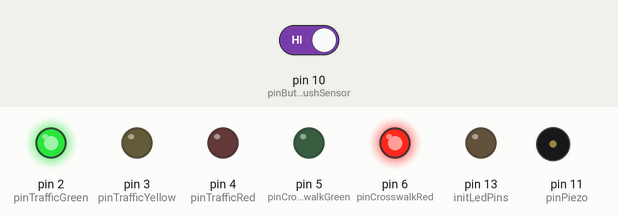
Simulated run of this sketch. Board: Arduino Uno, built with avr-gcc and run on an emulated ATmega328P. Parts: output pins drawn as LEDs (lit = HIGH), buzzer (waves = sounding). Dashed ring = blinking. Inputs (shaded band) come from the test bench; at power-on: pin 10 (pinButtonPushSensor) HIGH.

Above: at 4.8 s.
4.9 s: pin 10 (pinButtonPushSensor) driven LOW
At 7.2 s:
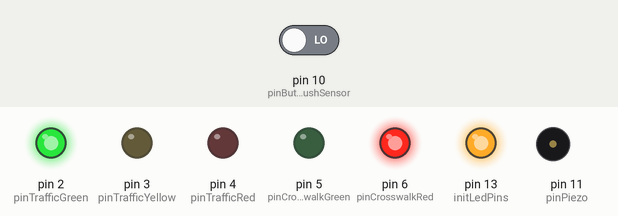
At 8.7 s:
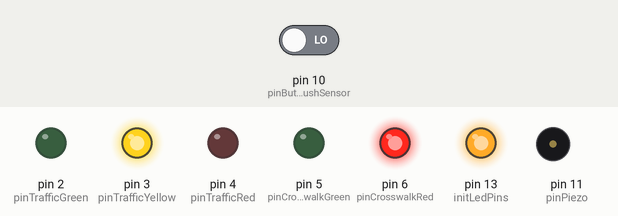
16.9 s: pin 10 (pinButtonPushSensor) driven HIGH
At 19.5 s:
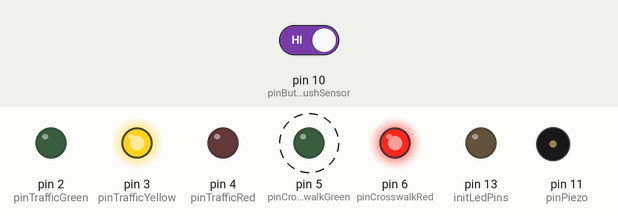
Timing chart, 0 to 26.5 s (numbered marks = the images above; inputs shaded):
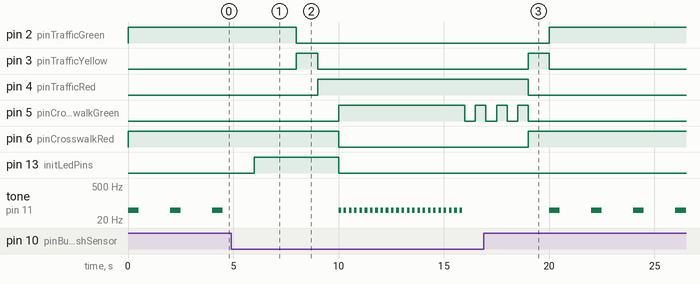

The sketch:

arduino-traffic-light.ino
```cpp
// First, we set up variables to refer to each digital pin
const int pinTrafficGreen = 2;
const int pinTrafficYellow = 3;
const int pinTrafficRed = 4;
const int pinCrosswalkGreen = 5;
const int pinCrosswalkRed = 6;
const int pinButtonPushSensor = 10;
const int pinPiezo = 11;

/* We initialize the leds and set the sensor pin to a internal pull up resistor and then we initialize the system state */
void setup()
{
    // Initialize the led pins as Outputs
    initLedPins();

    // Initialize the sensor pin as a internal pull up resistor
    pinMode(pinButtonPushSensor, INPUT_PULLUP);

    // Initialize the system state
    initializeOblig();
}

void loop()
{
    // Check if the button is pressed
    int buttonState = digitalRead(pinButtonPushSensor);
	if (buttonState == LOW) {
        // If Button is pressed, cycle the lights
        pushCrosswalkButton();
    }
    else{
        // Beep for zero point five seconds and sleep for one second
        piezoBeepCycle(500);
        delay(500);
        delay(500);
    }
}

/* Test that the piezo works in isolation */
void testPiezo() {
    tone(pinPiezo, 1000, 500);
}


/* Test at all the Leds can be turned on */
void testLeds() {
    digitalWrite(pinTrafficGreen, HIGH);
    digitalWrite(pinTrafficYellow, HIGH);
    digitalWrite(pinTrafficRed, HIGH);
    digitalWrite(pinCrosswalkGreen, HIGH);
    digitalWrite(pinCrosswalkRed, HIGH);
}

/* Test cycling the traffic light */
void testTrafficLight() {
    cycleTrafficLight();
}

/* Test the crosswalk feature in isolation */
void testCrosswalk() {
    activateCrosswalk();
}

/* Test both the traffic light and the crosswalk in sequence */
void testLightAndCrosswalk() {
    // We assume that the button is pushed for this test

    pushCrosswalkButton();
}

/*Initializes our PINs as OUTPUT pins*/
void initLedPins() {
    pinMode(pinTrafficGreen, OUTPUT);
    pinMode(pinTrafficYellow, OUTPUT);
    pinMode(pinTrafficRed, OUTPUT);
    pinMode(pinCrosswalkGreen, OUTPUT);
    pinMode(pinCrosswalkRed, OUTPUT);
    pinMode(13, OUTPUT);
}

/*Sets the input PIN to HIGH*/
void enableOutputPin(int pin) {
    digitalWrite(pin, HIGH);
}

/*Sets the input PIN to LOW*/
void disableOutputPin(int pin) {
    digitalWrite(pin, LOW);
}

/*Cycles from Green to Yellow after 2 seconds, then Red after 1 more second.
*/
void cycleTrafficLight() {
    enableOutputPin(pinTrafficGreen);
    delay(2000);
    disableOutputPin(pinTrafficGreen);
    enableOutputPin(pinTrafficYellow);
    delay(1000);
    disableOutputPin(pinTrafficYellow);
    enableOutputPin(pinTrafficRed);
}

/*Sets the crosswalk light to green and initiates a beeping sequence before cycling back to red.

After 6 seconds, it the green light starts blinking to signal the end of the "walk" phase.
*/
void activateCrosswalk() {
    // First, Turn the light to green
    disableOutputPin(pinCrosswalkRed);
    enableOutputPin(pinCrosswalkGreen);

    // Initialize the timer variables
    int greenLightDurationMs = 6000;
    int piezoBeepCycleMs = 250;
    int piezoBeepCycles = greenLightDurationMs / piezoBeepCycleMs;

    // Calls piezoBeepCycle() an "piezoBeepCycles" amount times.
    for (int i = 0; i < piezoBeepCycles; i++) {
        piezoBeepCycle(125);
    }

    // After 6 seconds, green man will blink for 0.5s 3 times.
    for (int i = 0; i < 3; i++)
    {
        disableOutputPin(pinCrosswalkGreen);
        delay(500);
        enableOutputPin(pinCrosswalkGreen);
        delay(500);
    }

    // Reset the light state
    disableOutputPin(pinCrosswalkGreen);
    enableOutputPin(pinCrosswalkRed);
}

/*Beeps for halftimeMs (miliseconds) and stays silent for halftimeMs */
void piezoBeepCycle(int halftimeMs) {
    tone(pinPiezo, 50, halftimeMs);
    delay(halftimeMs); // wait for tone to finish, since tone() is non-blocking https://www.arduino.cc/reference/en/language/functions/advanced-io/tone/
    delay(halftimeMs);
}

/*Simulates the full system in motion when the crosswalk button is pressed.

Cycles the traffic light from green to red and waits 1s, then activates the crosswalk cycle function.
Afterwards, the traffic light cycles from red to yellow to green and cycles the crosswalk light to red.
*/
void pushCrosswalkButton() {
    // Turn on internal led to signal that the button press is registered.
    enableOutputPin(13);

    cycleTrafficLight();
    delay(1000); // Wait 1s after light turns red before activating crosswalk

    // Disable the internal LED.
    disableOutputPin(13);

    activateCrosswalk();

    // Once the crosswalk light is red, traffic light cycles to yellow for 1000ms and then green
    disableOutputPin(pinTrafficRed);
    enableOutputPin(pinTrafficYellow);
    delay(1000);
    disableOutputPin(pinTrafficYellow);
    enableOutputPin(pinTrafficGreen);
}

/*Sets the crosswalk light to red and the traffic light to green.*/
void initializeOblig() {
    enableOutputPin(pinTrafficGreen);
    enableOutputPin(pinCrosswalkRed);
}
```

Measured:
- after the input at 4.9 s, pin 2 (pinTrafficGreen): HIGH → LOW after 3.1 s; pin 3 (pinTrafficYellow): LOW → HIGH after 3.1 s, → LOW 1.0 s later; pin 4 (pinTrafficRed): LOW → HIGH after 4.1 s; pin 5 (pinCrosswalkGreen): LOW → HIGH after 5.1 s, → LOW 6.0 s later, → HIGH 0.50 s later; pin 6 (pinCrosswalkRed): HIGH → LOW after 5.1 s
- after the input at 16.9 s, pin 2 (pinTrafficGreen): goes on until 20.0 s, then stays HIGH; pin 3 (pinTrafficYellow): goes on until 20.0 s, then stays LOW
- by itself, tone on pin 11 (pinPiezo): alternates 50 Hz for 0.50 s and silent for 1.5 s
